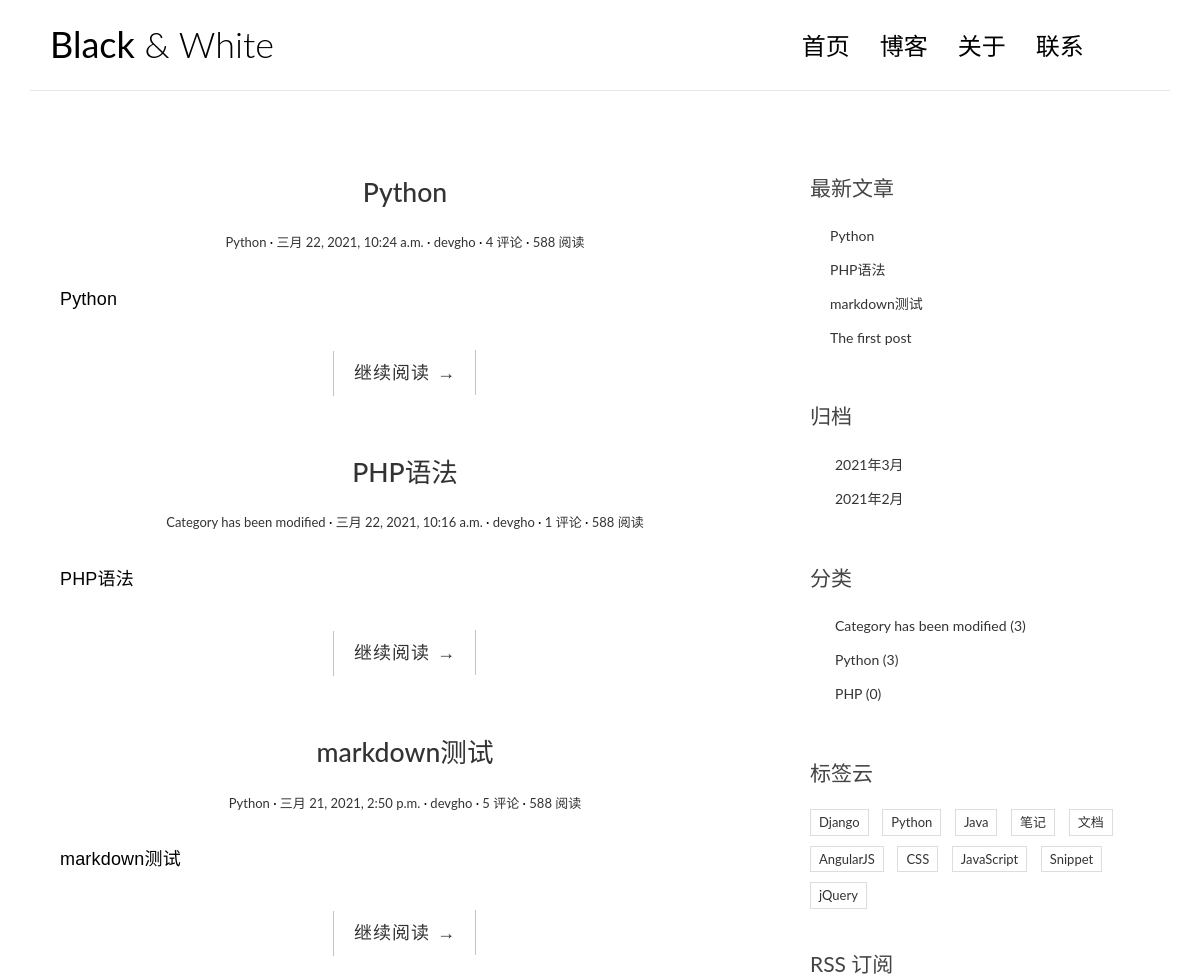
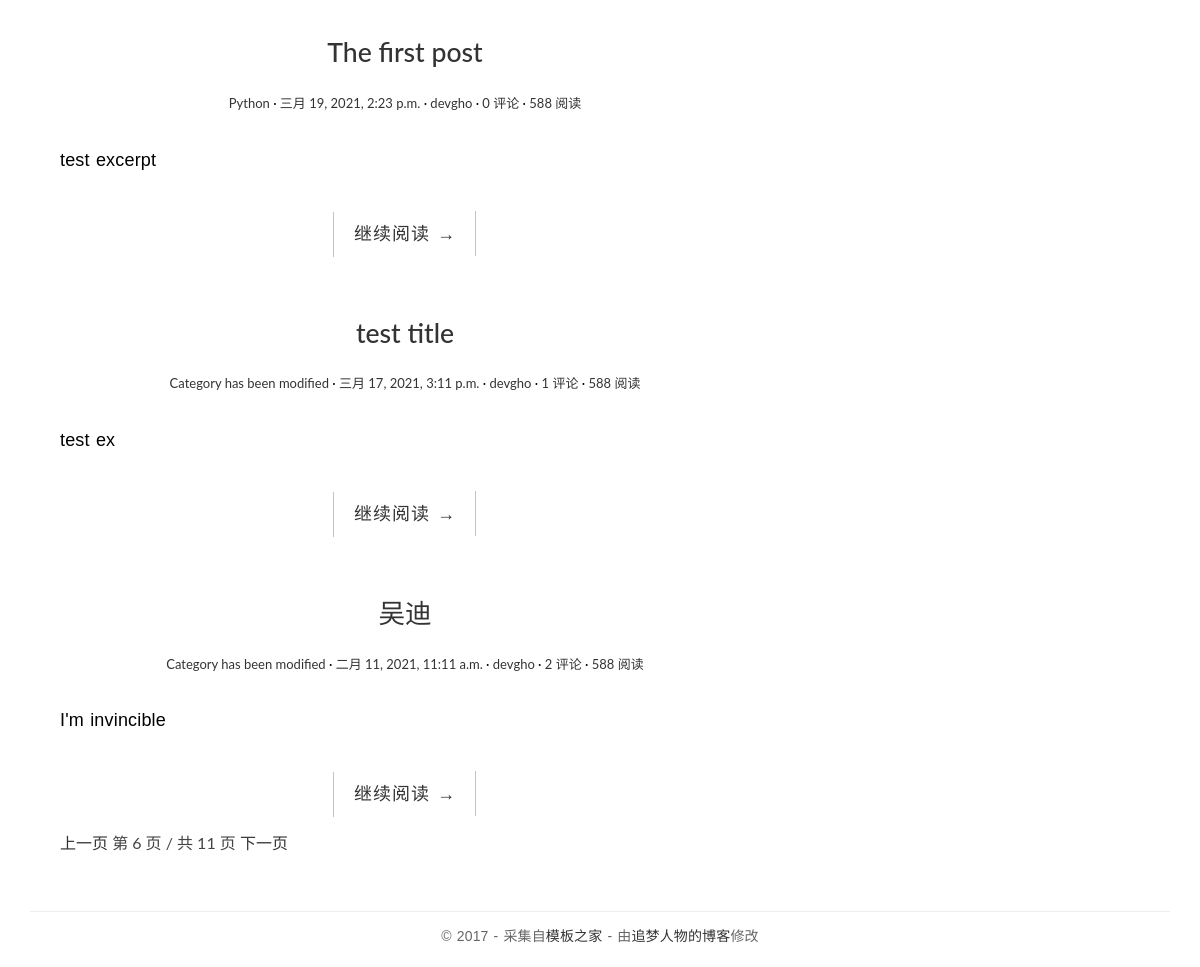
The page / on the database its author committed (2 pictures, top to bottom).
### blog/models.py (models this page shows, shortened)
class Post(models.Model):
    title = models.CharField(max_length=70)
    body = models.TextField()
    created_time = models.DateTimeField()
    modified_time = models.DateTimeField()
    excerpt = models.CharField(max_length=200, blank=True)
    category = models.ForeignKey(Category,on_delete=models.CASCADE)
    tags = models.ManyToManyField(Tag, blank=True)
    author = models.ForeignKey(User,on_delete=models.CASCADE)
    class Meta:
        verbose_name = '文章'
        verbose_name_plural = verbose_name
        ordering = ['-created_time']
    def get_absolute_url(self):
        return reverse("blog:detail",kwargs={'pk':self.pk})

class Category(models.Model):
    name = models.CharField(max_length=100)
    def __str__(self):
        return self.name

### blog/views.py (the view)
# urls.py: path("",views.index,name="index"),
def index(request):
    post_list = Post.objects.all()
    return render(request, "blog/index.html", {
        'post_list': post_list,
    })

### templatetags/blog_tags.py (called while the page is built)
@register.simple_tag
def get_recent_posts(num=5):
    return Post.objects.all()[:num]

@register.simple_tag
def archives():
    return Post.objects.dates('created_time','month','DESC')

@register.simple_tag
def get_categories():
    return Category.objects.all()

### templates/blog/index.html (shortened to what this page needs)
{% extends 'base.html' %}
{% block main %}
 {% for post in post_list%}
<article class="post post-1">
    <header class="entry-header">
        <h1 class="entry-title">
            <a href="{{ post.get_absolute_url }}">{{ post.title }}</a>
        </h1>
        <div class="entry-meta">
            <span class="post-category"><a href="{% url 'blog:category' post.category.pk %}">{{ post.category }}</a></span>
            <span class="post-date"><a href="{% url 'blog:archive' post.created_time.year post.created_time.month %}"><time class="entry-date"
                                                      datetime="{{ post.created_time }}">{{ post.created_time }}</time></a></span>
            <span class="post-author"><a href="{% url 'blog:author' post.author.id %}">{{ post.author }}</a></span>
            <span class="comments-link"><a href="{{ post.get_absolute_url }}#comment">{{ post.comment_set.count }} 评论</a></span>
            <span class="views-count"><a href="#">588 阅读</a></span>
        </div>
    </header>
    <div class="entry-content clearfix">
        <p>{{ post.excerpt }}</p>
        <div class="read-more cl-effect-14">
            <a href="{{ post.get_absolute_url }} " class="more-link">继续阅读 <span class="meta-nav">→</span></a>
        </div>
    </div>
</article>
{% endfor %}
<div class="pagination-simple">
    <a href="#">上一页</a>
    <span class="current">第 6 页 / 共 11 页</span>
    <a href="#">下一页</a>
</div>
{% endblock main %}

### templates/base.html (shortened to what this page needs)
{% load static %}
{% load blog_tags %}
<!DOCTYPE html>
<html lang="zh">
<head>
    <link rel="stylesheet" href="/static/blog/css/bootstrap.min.css">
    <link rel="stylesheet" href="http://code.ionicframework.com/ionicons/2.0.1/css/ionicons.min.css">
    <link rel="stylesheet" href="/static/blog/css/pace.css">
    <link rel="stylesheet" href="/static/blog/css/custom.css">
    <link rel="stylesheet" href="/static/blog/css/hightlights/github.css">
</head>
<body>
<div class="container">
    <header id="site-header">
        <div class="row">
            <div class="col-md-4 col-sm-5 col-xs-8">
                <div class="logo">
                    <h1><a href="{% url 'blog:index' %}"><b>Black</b> &amp; White</a></h1>
                </div>
            </div>
            <div class="col-md-8 col-sm-7 col-xs-4">
                <nav class="main-nav" role="navigation">
                    <div class="collapse navbar-collapse" id="bs-example-navbar-collapse-1">
                        <ul class="nav navbar-nav navbar-right">
                            <li class="cl-effect-11"><a href="{% url 'blog:index' %}" data-hover="首页">首页</a></li>
                            <li class="cl-effect-11"><a href="http://devgho.xyz" data-hover="博客">博客</a></li>
                            <li class="cl-effect-11"><a href="http://devgho.xyz/dblog/page.php?id=7" data-hover="关于">关于</a></li>
                            <li class="cl-effect-11"><a href="http://devgho.xyz/dblog/page.php?id=7" data-hover="联系">联系</a></li>
                        </ul>
                    </div>
                </nav>
            </div>
        </div>
    </header>
</div>
<div class="content-body">
    <div class="container">
        <div class="row">
            <main class="col-md-8">
                {% block main %}
                {% endblock main %}
            </main>
            <aside class="col-md-4">
                            <div class="widget widget-recent-posts">
                    <h3 class="widget-title">最新文章</h3>
                    {% get_recent_posts 4 as recent_post_list %}
                    <ul>
                        {% for post in recent_post_list %}
                            <li>
                                <a href="{{ post.get_absolute_url }}">{{ post.title }}</a>
                            </li>
                        {% empty %}
                            <h1>暂无文章!</h1>
                        {% endfor %}
                    </ul>
                </div>
                <div class="widget widget-archives">
                    <h3 class="widget-title">归档</h3>
                    {% archives as date_list %}
                    <ul>
                        {% for date in date_list %}
                            <li>
                                <a href="{% url 'blog:archive' date.year date.month %}">{{ date.year }}年{{ date.month }}月</a>
                            </li>
                        {% empty %}
                            <h1>归档?不存在的</h1>
                        {% endfor %}
                    </ul>
                </div>
                <div class="widget widget-category">
                    <h3 class="widget-title">分类</h3>
                    {% get_categories as categories %}
                    <ul>
                        {% for category in categories %}
                            <li><a href="{% url 'blog:category' category.pk %}">{{ category }} <span class="post-count">({{ category.post_set.count }})</span></a></li>
                        {% empty %}
                            <h1>分类?不存在的</h1>
                        {% endfor %}
                    </ul>
                </div>
                <div class="widget widget-tag-cloud">
                    <h3 class="widget-title">标签云</h3>
                    <ul>
                        <li>
                            <a href="#">Django</a>
                        </li>
                        <li>
                            <a href="#">Python</a>
                        </li>
                        <li>
                            <a href="#">Java</a>
                        </li>
                        <li>
                            <a href="#">笔记</a>
                        </li>
                        <li>
                            <a href="#">文档</a>
                        </li>
                        <li>
                            <a href="#">AngularJS</a>
                        </li>
                        <li>
                            <a href="#">CSS</a>
                        </li>
                        <li>
                            <a href="#">JavaScript</a>
                        </li>
                        <li>
                            <a href="#">Snippet</a>
                        </li>
                        <li>
                            <a href="#">jQuery</a>
                        </li>
                    </ul>
                </div>
                <div class="rss">
                    <a href=""> RSS 订阅</a>
                </div>
            </aside>
        </div>
    </div>
</div>
<footer id="site-footer">
    <div class="container">
        <div class="row">
            <div class="col-md-12">
                <p class="copyright">&copy 2017 - 采集自<a href="http://www.cssmoban.com/"
                                                        target="_blank" title="模板之家">模板之家</a>
                    - 由<a href="http://zmrenwu.com/" title="网页模板" target="_blank">追梦人物的博客</a>修改
                </p>
            </div>
        </div>
    </div>
</footer>
</body>
</html>

### static/blog/css/custom.css (style rules this page uses)
* { outline: none; }
h1, h2, h3, h4, h5, h6 { margin-top: 0; }
b { font-weight: 400; }
a { color: #333; }
body { color: #444; font-family: 'Lato', sans-serif; }
p { font-family: 'Ubuntu', sans-serif; font-weight: 400; word-spacing: 1px; letter-spacing: 0.01em; }
#site-header { background-color: #FFF; padding: 25px 20px; margin-bottom: 40px; border-bottom: 1px solid #e7e7e7; }
.logo h1 a { color: #000; }
.logo h1 { margin: 0; font-family: 'Lato', sans-serif; font-weight: 300; }
.main-nav { margin-top: 11px; max-width: 95%; }
.main-nav a { color: #000000 !important; padding: 0 0 5px 0 !important; margin-right: 30px; font-family: 'Lato', sans-serif; font-weight: 300; font-size: 24px; }
.cl-effect-11 a { padding: 10px 0; color: #0972b4; text-shadow: none; }
.cl-effect-11 a::before { position: absolute; top: 0; left: 0; overflow: hidden; padding: 0 0 5px 0 !important; max-width: 0; border-bottom: 1px solid #000; color: #000; content: attr(data-hover); white-space: nowrap; -webkit-transition: max-width 0.5s; -moz-transition: max-width 0.5s; transition: max-width 0.5s; }
.content-body { padding-bottom: 4em; }
.post { background: #fff; padding: 30px 30px 0; }
.entry-title { text-align: center; font-size: 1.9em; margin-bottom: 20px; line-height: 1.6; padding: 10px 20px 0; }
.entry-meta { text-align: center; color: #DDDDDD; font-size: 13px; margin-bottom: 30px; }
.entry-content { font-size: 18px; line-height: 1.9; font-weight: 300; color: #000; }
.post-category::after, .post-date::after, .post-author::after, .comments-link::after { content: ' ·'; color: #000; }
.read-more { font-family: 'Ubuntu', sans-serif; font-weight: 400; word-spacing: 1px; letter-spacing: 0.01em; text-align: center; margin-top: 20px; }
.cl-effect-14 a { padding: 0 20px; height: 45px; line-height: 45px; position: relative; display: inline-block; margin: 15px 25px; letter-spacing: 1px; font-weight: 400; text-shadow: 0 0 1px rgba(255, 255, 255, 0.3); }
.cl-effect-14 a::before, .cl-effect-14 a::after { position: absolute; width: 45px; height: 1px; background: #C3C3C3; content: ''; -webkit-transition: all 0.3s; -moz-transition: all 0.3s; transition: all 0.3s; pointer-events: none; }
.cl-effect-14 a::before { top: 0; left: 0; -webkit-transform: rotate(90deg); -moz-transform: rotate(90deg); transform: rotate(90deg); -webkit-transform-origin: 0 0; -moz-transform-origin: 0 0; transform-origin: 0 0; }
.cl-effect-14 a::after { right: 0; bottom: 0; -webkit-transform: rotate(90deg); -moz-transform: rotate(90deg); transform: rotate(90deg); -webkit-transform-origin: 100% 0; -moz-transform-origin: 100% 0; transform-origin: 100% 0; }
.widget { background: #fff; padding: 30px 0 0; }
.widget-title { font-size: 1.5em; margin-bottom: 20px; line-height: 1.6; padding: 10px 0 0; font-weight: 400; }
.widget-recent-posts ul { padding: 0; margin: 0; padding-left: 20px; }
.widget-recent-posts ul li { list-style-type: none; position: relative; line-height: 170%; margin-bottom: 10px; }
.widget-recent-posts ul li::before { content: '\f3d3'; font-family: "Ionicons"; position: absolute; left: -17px; top: 3px; font-size: 16px; color: #000; }
.widget-archives ul { padding: 0; margin: 0; padding-left: 25px; }
.widget-archives ul li { list-style-type: none; position: relative; line-height: 170%; margin-bottom: 10px; }
.widget-archives ul li::before { content: '\f3f3'; font-family: "Ionicons"; position: absolute; left: -25px; top: 1px; font-size: 16px; color: #000; }
.widget-category ul { padding: 0; margin: 0; padding-left: 25px; }
.widget-category ul li { list-style-type: none; position: relative; line-height: 170%; margin-bottom: 10px; }
.widget-category ul li::before { content: '\f3fe'; font-family: "Ionicons"; position: absolute; left: -25px; top: 1px; font-size: 18px; color: #000; }
.widget-tag-cloud ul { padding: 0; margin: 0; margin-right: -10px; }
.widget-tag-cloud ul li { list-style-type: none; font-size: 13px; display: inline-block; margin-right: 10px; margin-bottom: 10px; padding: 3px 8px; border: 1px solid #ddd; }
.rss { font-size: 21px; margin-top: 30px; }
.rss a { color: #444; }
#site-footer { padding-top: 10px; padding: 0 0 1.5em 0; }
.copyright { text-align: center; padding-top: 1em; margin: 0; border-top: 1px solid #eee; color: #666; }
.pagination-simple { padding-left: 30px; font-size: 16px; }

### rows shown on the page
Post: title "Python", category "Python", created_time "三月 22, 2021, 10:24 a.m.", author "devgho", comment_set.count "4", excerpt "Python"
Post: title "PHP语法", category "Category has been modified", created_time "三月 22, 2021, 10:16 a.m.", author "devgho", comment_set.count "1", excerpt "PHP语法"
Post: title "markdown测试", category "Python", created_time "三月 21, 2021, 2:50 p.m.", author "devgho", comment_set.count "5", excerpt "markdown测试"
Post: title "The first post", category "Python", created_time "三月 19, 2021, 2:23 p.m.", author "devgho", comment_set.count "0", excerpt "test excerpt"
Post: title "test title", category "Category has been modified", created_time "三月 17, 2021, 3:11 p.m.", author "devgho", comment_set.count "1", excerpt "test ex"
Post: title "吴迪", category "Category has been modified", created_time "二月 11, 2021, 11:11 a.m.", author "devgho", comment_set.count "2", excerpt "I'm invincible"
Category: name "Category has been modified", post_set.count "3"
Category: name "Python", post_set.count "3"
Category: name "PHP", post_set.count "0"

### other values the page prints
{{ date.year }} "2021" "2021"
{{ date.month }} "3" "2"
